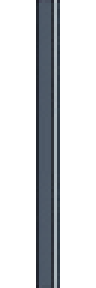
#> input picture Tools/ArtSources/PanelSideWalls/Processed/single-1.png, 32 x 96 px (shown 3 times larger); its folder holds 4 pictures in this run
$ python assemble.py
#> lines starting #> are read from the running program, lines starting #| are printed output that depends on the picture
from pathlib import Path
from PIL import Image,ImageOps,ImageDraw
import json,zipfile
P=Path(__file__).parent;R=P.parents[2]/'work/Reviews/PanelSideWalls'
(P/'Strips').mkdir(exist_ok=True);(P/'Tiles32x64').mkdir(exist_ok=True)
processed=Image.open(P/'Processed/single-1.png').convert('RGBA')
#> processed is the input picture: PIL image 32x96 RGBA; mean R, G, B, A 19, 21.4, 24.2, 63.8
# A straight cap has no lengthwise features: use one generated cross-section
# to remove incidental shading noise and guarantee exact repeat joins.
profile=processed.crop((12,48,20,49))
repeat=Image.new('RGBA',(8,32))
for y in range(32):repeat.paste(profile,(0,y))
raw=Image.open(P/'Source/side_walls_raw.png').convert('RGBA')
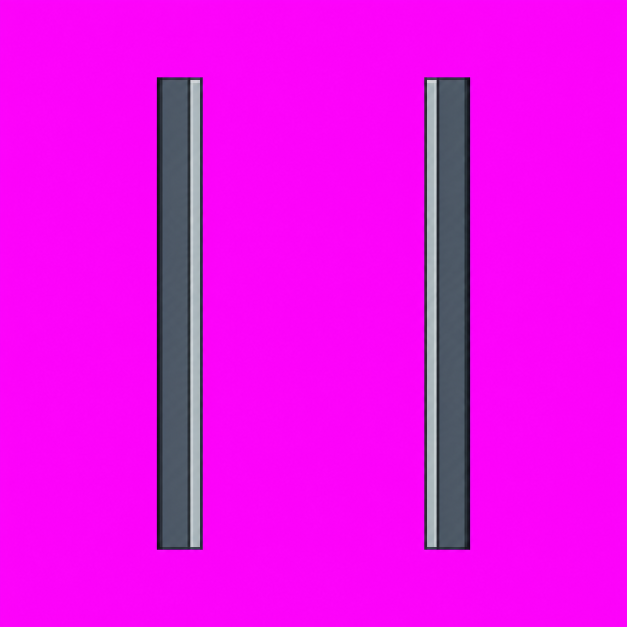
#> input picture Tools/ArtSources/PanelSideWalls/Source/side_walls_raw.png, 1254 x 1254 px (shown at 1/2 size)
ends={
 'top':raw.crop((313,155,409,156)).resize((8,1),Image.Resampling.NEAREST),
 'bottom':raw.crop((313,1098,409,1099)).resize((8,1),Image.Resampling.NEAREST)
}
# Snap terminal colors to the generated cap palette, eliminating dark chroma fringe.
colors=list(profile.getdata())
#> colors = [(33, 37, 46, 255), (77, 89, 103, 255), (76, 87, 101, 255), (79, 90, 104, 255), (78, 89, 103, 255), (47, 51, 58, 255), (171, 183, 189, 255), (49, 60, 71, 255)]
for name,img in ends.items():
 cleaned=Image.new('RGBA',img.size)
 cleaned.putdata([min(colors,key=lambda c:sum((c[i]-v[i])**2 for i in range(3))) for v in img.getdata()])
 ends[name]=cleaned
#> this loop made 2 passes
#> name on passes 1 to 2: 'top', 'bottom'
#> after the loop, ends = 2 items
atlas=Image.new('RGBA',(64,96));manifest=[]
#> after `atlas = Image.new('RGBA', (64, 96))`: atlas: PIL image 64x96 RGBA; every value is 0
for side in ('west','east'):
 for row,part in enumerate(('top','repeat','bottom')):
  strip=repeat.copy()
  if part=='top':strip.paste(ends['top'],(0,0))
  if part=='bottom':strip.paste(ends['bottom'],(0,31))
  if side=='east':strip=ImageOps.mirror(strip)
  name=f'wall_{side}_{part}'
  strip.save(P/f'Strips/{name}_8x32.png')
  tile=Image.new('RGBA',(32,32));x=24 if side=='west' else 0;tile.paste(strip,(x,0))
  tile.save(P/f'Tiles32/{name}.png')
  ax=0 if side=='west' else 32;atlas.paste(tile,(ax,row*32))
  manifest.append({'name':name,'size':[32,32],'visible_width':8,'opaque_x':[x,x+8],'atlas_rect':[ax,row*32,32,32],'pivot':[.5,.5]})
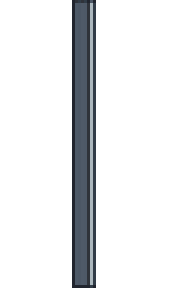
#> atlas: PIL image 64x96 RGBA (shown 3 times larger); mean R, G, B, A 9.4, 10.6, 12, 31.9; transparent parts drawn white
#> after the loop, manifest = 3 items
 for_native=Image.open(P/f'Tiles32/wall_{side}_repeat.png')
 tall=Image.new('RGBA',(32,64));tall.paste(for_native,(0,0));tall.paste(for_native,(0,32));tall.save(P/f'Tiles32x64/wall_{side}_repeat_32x64.png')
#> after `tall = Image.new('RGBA', (32, 64))`: tall: PIL image 32x64 RGBA; every value is 0
atlas.save(P/'side_wall_atlas_32.png')
# Pixel and seam checks across all valid end/repeat joins.
for side in ('west','east'):
 top=Image.open(P/f'Tiles32/wall_{side}_top.png');middle=Image.open(P/f'Tiles32/wall_{side}_repeat.png');bottom=Image.open(P/f'Tiles32/wall_{side}_bottom.png')
 for a,b in [(top,middle),(middle,middle),(middle,bottom)]:assert a.crop((0,31,32,32)).tobytes()==b.crop((0,0,32,1)).tobytes()
#> this loop made 3 passes
 for t in (top,middle,bottom):
  assert t.size==(32,32) and set(t.getchannel('A').getdata())=={0,255}
  assert not any(r>180 and b>160 and g<90 and a for r,g,b,a in t.getdata())
# Exact mirrors, including padding positions.
for part in ('top','repeat','bottom'):
 west=Image.open(P/f'Tiles32/wall_west_{part}.png');east=Image.open(P/f'Tiles32/wall_east_{part}.png');assert ImageOps.mirror(west).tobytes()==east.tobytes()
# Context composition uses the user's unchanged north sprite at integer 4:1 scale.
north=Image.open(P/'Source/north_wall_reference.png').convert('RGBA').resize((64,64),Image.Resampling.NEAREST)
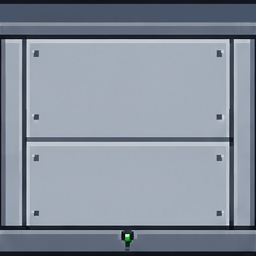
#> input picture Tools/ArtSources/PanelSideWalls/Source/north_wall_reference.png, 256 x 256 px
context=Image.new('RGBA',(128,160),(29,34,43,255))
# Neutral review background only; no new floor artwork.
bg=Image.new('RGBA',(64,96),(110,119,129,255));context.paste(bg,(32,64));context.paste(north,(32,0))
#> after `bg = Image.new('RGBA', (64, 96), (110, 119, 129, 255))`:
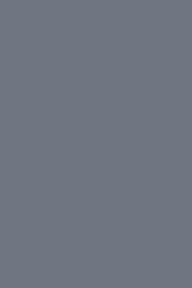
#> bg: PIL image 64x96 RGBA (shown 3 times larger); mean R, G, B, A 110, 119, 129, 255
#> after `context.paste(north, (32, 0))`:
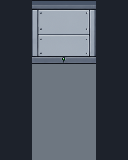
#> context: PIL image 128x160 RGBA; mean R, G, B, A 74.1, 81.2, 91.2, 255
for side,xx in [('west',0),('east',96)]:
 for y in range(0,160,32):
  part='top' if y==0 else ('bottom' if y==128 else 'repeat')
  tile=Image.open(P/f'Tiles32/wall_{side}_{part}.png');context.alpha_composite(tile,(xx,y))
context.save(R/'side_walls_context_native.png');context.resize((768,960),Image.Resampling.NEAREST).save(R/'side_walls_context_6x.png')
# Labeled exports show the transparency and grid placement.
board=Image.new('RGB',(768,480),'#222832');d=ImageDraw.Draw(board)
#> after `board = Image.new('RGB', (768, 480), '#222832')`:
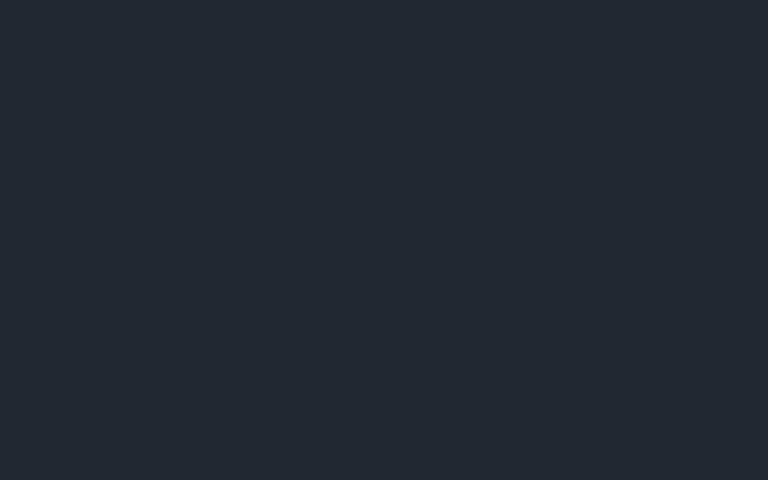
#> board: PIL image 768x480 RGB; mean R, G, B 34, 40, 50
for i,m in enumerate(manifest):
 col=i//3;row=i%3;xx=col*384+24;yy=row*160+24
#> after `col = i // 3`: col = 0
#> after `row = i % 3`: row = 0
#> after `xx = col * 384 + 24`: xx = 24
#> after `yy = row * 160 + 24`: yy = 24
 tile=Image.open(P/f'Tiles32/{m["name"]}.png');large=tile.resize((128,128),Image.Resampling.NEAREST)
 board.paste(large,(xx,yy),large);d.text((xx+144,yy+38),m['name'],fill='white');d.text((xx+144,yy+56),'32 x 32 / 8px wall',fill='#b4bfcb')
board.save(R/'contact_sheet.png')
# Three parallel repeat runs, each three cells long.
for side in ('west','east'):
 rep=Image.new('RGBA',(96,96));tile=Image.open(P/f'Tiles32/wall_{side}_repeat.png')
#> after `rep = Image.new('RGBA', (96, 96))`: rep: PIL image 96x96 RGBA; every value is 0
 for y in range(3):
  for x in range(3):rep.paste(tile,(x*32,y*32))
 rep.resize((384,384),Image.Resampling.NEAREST).save(R/f'{side}_repeat_3x3.png')
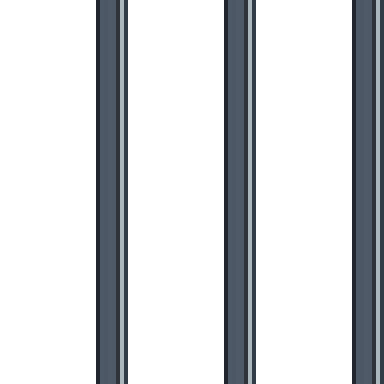
#> saved as west_repeat_3x3.png: PIL image 384x384 RGBA; mean R, G, B, A 19.1, 21.4, 24.2, 63.8; transparent parts drawn white
meta={'ppu':32,'filter':'Point','compression':'None','mipmaps':False,'atlas_size':[64,96],'slice_grid':[32,32],'atlas_layout':'columns west/east; rows top/repeat/bottom','modules':manifest,'processing':'Built-in image edit; exact integer 12:1 nearest-neighbor reduction; source cross-section repeated for seamless straight wall; source-derived end rows; mirrored pair','checks':{'dimensions':True,'binary_alpha':True,'no_magenta':True,'vertical_joins':True,'mirrored_pair':True},'unity_integrated':False,'unity_validated':False}
(P/'manifest.json').write_text(json.dumps(meta,indent=2))
with zipfile.ZipFile(P/'panel_side_walls.zip','w',zipfile.ZIP_DEFLATED) as z:
 for folder in ('Tiles32','Strips','Tiles32x64'):
  for f in sorted((P/folder).glob('*.png')):z.write(f,f.relative_to(P))
#> (the run stopped early here; a loop or call above may not have finished)
